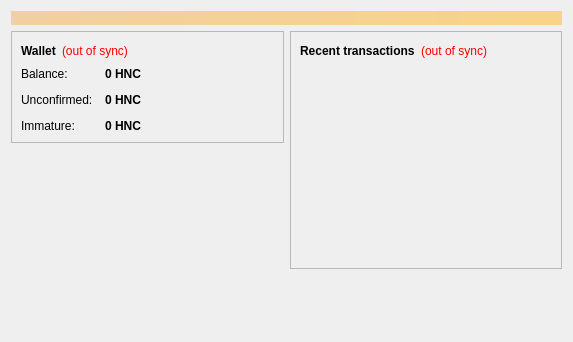
<?xml version="1.0" encoding="UTF-8"?>
<ui version="4.0">
 <class>OverviewPage</class>
 <widget class="QWidget" name="OverviewPage">
  <property name="geometry">
   <rect>
    <x>0</x>
    <y>0</y>
    <width>573</width>
    <height>342</height>
   </rect>
  </property>
  <property name="windowTitle">
   <string>Form</string>
  </property>
  <layout class="QVBoxLayout" name="topLayout">
   <item>
    <widget class="QLabel" name="labelAlerts">
     <property name="visible">
      <bool>false</bool>
     </property>
     <property name="styleSheet">
      <string notr="true">background-color: qlineargradient(x1: 0, y1: 0, x2: 1, y2: 0, stop:0 #F0D0A0, stop:1 #F8D488); color:#000000;</string>
     </property>
     <property name="wordWrap">
      <bool>true</bool>
     </property>
     <property name="margin">
      <number>3</number>
     </property>
    </widget>
   </item>
   <item>
    <layout class="QHBoxLayout" name="horizontalLayout" stretch="1,1">
     <item>
      <layout class="QVBoxLayout" name="verticalLayout_2">
       <item>
        <widget class="QFrame" name="frame">
         <property name="frameShape">
          <enum>QFrame::StyledPanel</enum>
         </property>
         <property name="frameShadow">
          <enum>QFrame::Raised</enum>
         </property>
         <layout class="QVBoxLayout" name="verticalLayout_4">
          <item>
           <layout class="QHBoxLayout" name="horizontalLayout_4">
            <item>
             <widget class="QLabel" name="label_5">
              <property name="font">
               <font>
                <weight>75</weight>
                <bold>true</bold>
               </font>
              </property>
              <property name="text">
               <string>Wallet</string>
              </property>
             </widget>
            </item>
            <item>
             <widget class="QLabel" name="labelWalletStatus">
              <property name="toolTip">
               <string>The displayed information may be out of date. Your wallet automatically synchronizes with the helleniccoin network after a connection is established, but this process has not completed yet.</string>
              </property>
              <property name="styleSheet">
               <string notr="true">QLabel { color: red; }</string>
              </property>
              <property name="text">
               <string notr="true">(out of sync)</string>
              </property>
              <property name="alignment">
               <set>Qt::AlignLeading|Qt::AlignLeft|Qt::AlignVCenter</set>
              </property>
             </widget>
            </item>
            <item>
             <spacer name="horizontalSpacer_2">
              <property name="orientation">
               <enum>Qt::Horizontal</enum>
              </property>
              <property name="sizeHint" stdset="0">
               <size>
                <width>40</width>
                <height>20</height>
               </size>
              </property>
             </spacer>
            </item>
           </layout>
          </item>
          <item>
           <layout class="QFormLayout" name="formLayout_2">
            <property name="fieldGrowthPolicy">
             <enum>QFormLayout::AllNonFixedFieldsGrow</enum>
            </property>
            <property name="horizontalSpacing">
             <number>12</number>
            </property>
            <property name="verticalSpacing">
             <number>12</number>
            </property>
            <item row="0" column="0">
             <widget class="QLabel" name="label">
              <property name="text">
               <string>Balance:</string>
              </property>
             </widget>
            </item>
            <item row="0" column="1">
             <widget class="QLabel" name="labelBalance">
              <property name="font">
               <font>
                <weight>75</weight>
                <bold>true</bold>
               </font>
              </property>
              <property name="cursor">
               <cursorShape>IBeamCursor</cursorShape>
              </property>
              <property name="toolTip">
               <string>Your current balance</string>
              </property>
              <property name="text">
               <string notr="true">0 HNC</string>
              </property>
              <property name="textInteractionFlags">
               <set>Qt::LinksAccessibleByMouse|Qt::TextSelectableByKeyboard|Qt::TextSelectableByMouse</set>
              </property>
             </widget>
            </item>
            <item row="1" column="0">
             <widget class="QLabel" name="label_3">
              <property name="text">
               <string>Unconfirmed:</string>
              </property>
             </widget>
            </item>
            <item row="1" column="1">
             <widget class="QLabel" name="labelUnconfirmed">
              <property name="font">
               <font>
                <weight>75</weight>
                <bold>true</bold>
               </font>
              </property>
              <property name="cursor">
               <cursorShape>IBeamCursor</cursorShape>
              </property>
              <property name="toolTip">
               <string>Total of transactions that have yet to be confirmed, and do not yet count toward the current balance</string>
              </property>
              <property name="text">
               <string notr="true">0 HNC</string>
              </property>
              <property name="textInteractionFlags">
               <set>Qt::LinksAccessibleByMouse|Qt::TextSelectableByKeyboard|Qt::TextSelectableByMouse</set>
              </property>
             </widget>
            </item>
            <item row="2" column="0">
             <widget class="QLabel" name="labelImmatureText">
              <property name="text">
               <string>Immature:</string>
              </property>
             </widget>
            </item>
            <item row="2" column="1">
             <widget class="QLabel" name="labelImmature">
              <property name="font">
               <font>
                <weight>75</weight>
                <bold>true</bold>
               </font>
              </property>
              <property name="toolTip">
               <string>Mined balance that has not yet matured</string>
              </property>
              <property name="text">
               <string notr="true">0 HNC</string>
              </property>
              <property name="textInteractionFlags">
               <set>Qt::LinksAccessibleByMouse|Qt::TextSelectableByKeyboard|Qt::TextSelectableByMouse</set>
              </property>
             </widget>
            </item>
           </layout>
          </item>
         </layout>
        </widget>
       </item>
       <item>
        <spacer name="verticalSpacer">
         <property name="orientation">
          <enum>Qt::Vertical</enum>
         </property>
         <property name="sizeHint" stdset="0">
          <size>
           <width>20</width>
           <height>40</height>
          </size>
         </property>
        </spacer>
       </item>
       <item>
         <widget class="QLabel" name="coinimage">
          <property name="text">
           <string/>
         </property>
         <property name="pixmap">
           <pixmap resource="../helleniccoin.qrc">:/icons/helleniccoin</pixmap>
         </property>
         <property name="scaledContents">
           <bool>false</bool>
         </property>
         <property name="alignment">
           <set>Qt::AlignCenter</set>
         </property>
         <property name="margin">
           <number>-2</number>
         </property>
       </widget>
     </item>
      </layout>
     </item>
     <item>
      <layout class="QVBoxLayout" name="verticalLayout_3">
       <item>
        <widget class="QFrame" name="frame_2">
         <property name="frameShape">
          <enum>QFrame::StyledPanel</enum>
         </property>
         <property name="frameShadow">
          <enum>QFrame::Raised</enum>
         </property>
         <layout class="QVBoxLayout" name="verticalLayout">
          <item>
           <layout class="QHBoxLayout" name="horizontalLayout_2">
            <item>
             <widget class="QLabel" name="label_4">
              <property name="text">
               <string>&lt;b&gt;Recent transactions&lt;/b&gt;</string>
              </property>
             </widget>
            </item>
            <item>
             <widget class="QLabel" name="labelTransactionsStatus">
              <property name="toolTip">
               <string>The displayed information may be out of date. Your wallet automatically synchronizes with the helleniccoin network after a connection is established, but this process has not completed yet.</string>
              </property>
              <property name="styleSheet">
               <string notr="true">QLabel { color: red; }</string>
              </property>
              <property name="text">
               <string notr="true">(out of sync)</string>
              </property>
              <property name="alignment">
               <set>Qt::AlignRight|Qt::AlignTrailing|Qt::AlignVCenter</set>
              </property>
             </widget>
            </item>
            <item>
             <spacer name="horizontalSpacer">
              <property name="orientation">
               <enum>Qt::Horizontal</enum>
              </property>
              <property name="sizeHint" stdset="0">
               <size>
                <width>40</width>
                <height>20</height>
               </size>
              </property>
             </spacer>
            </item>
           </layout>
          </item>
          <item>
           <widget class="QListView" name="listTransactions">
            <property name="styleSheet">
             <string notr="true">QListView { background: transparent; }</string>
            </property>
            <property name="frameShape">
             <enum>QFrame::NoFrame</enum>
            </property>
            <property name="verticalScrollBarPolicy">
             <enum>Qt::ScrollBarAlwaysOff</enum>
            </property>
            <property name="horizontalScrollBarPolicy">
             <enum>Qt::ScrollBarAlwaysOff</enum>
            </property>
            <property name="selectionMode">
             <enum>QAbstractItemView::NoSelection</enum>
            </property>
           </widget>
          </item>
         </layout>
        </widget>
       </item>
       <item>
        <spacer name="verticalSpacer_2">
         <property name="orientation">
          <enum>Qt::Vertical</enum>
         </property>
         <property name="sizeHint" stdset="0">
          <size>
           <width>20</width>
           <height>40</height>
          </size>
         </property>
        </spacer>
       </item>
      </layout>
     </item>
    </layout>
   </item>
  </layout>
 </widget>
 <resources/>
 <connections/>
</ui>
